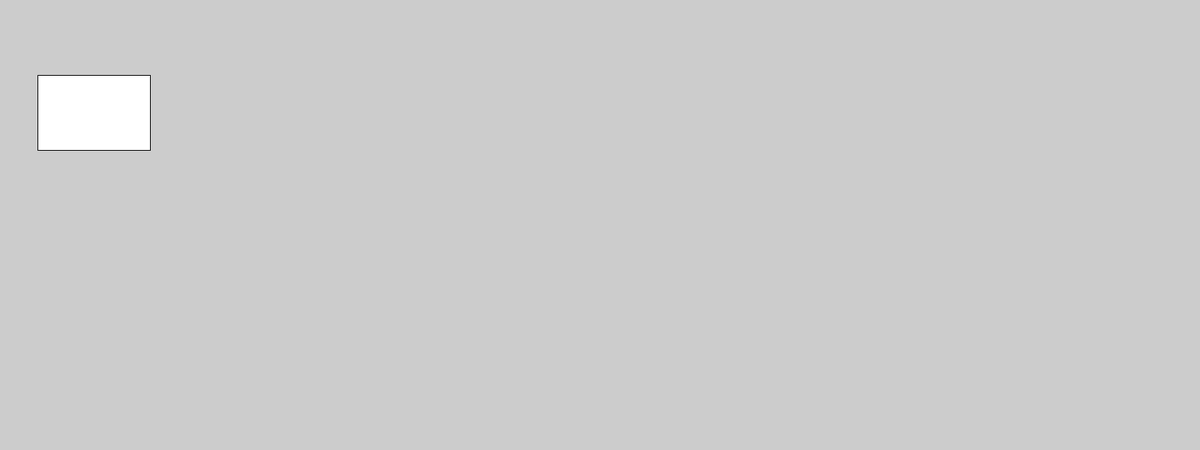
Frame 1 (no input)
Frame 60 (the mouse pressed at the canvas centre just before this capture): identical to frame 1, image omitted
Frame 120 (the mouse held since frame 60 and released just before this capture): identical to frame 1, image omitted

The Processing sketch that drew this single still picture (run headless with seeded random() and noise(); from frame 60 on, the mouse is pressed at the canvas centre):

// Processing sketch: processing_83614
// ── processing_83614.pde

boolean goldrectclick = false; // statement for whether or not a rectangle will pop up after an action that sets it to true



void setup() {
  size(1600, 600);
} //size of screen



void draw () {
  rect(50, 100, 150, 100); //draw main 'button' rectangle

  if (goldrectclick == true) { //if this is true, make another rect
    rect(100, 150, 400, 300);
  }
}

void mouseClicked() { //if the mouse is clicked within the first button boundaries, set the boolean to true
  if ((mouseX > 50 && mouseX < 200) && (mouseY > 100  && mouseY < 200)) {
    goldrectclick = true;
  }
}
